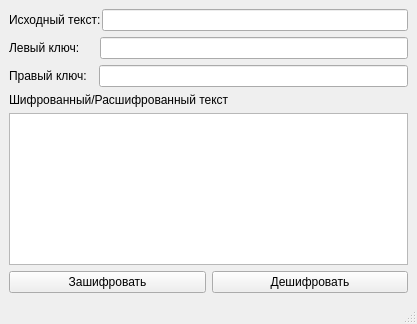
<?xml version="1.0" encoding="UTF-8"?>
<ui version="4.0">
 <class>MainWindow</class>
 <widget class="QMainWindow" name="MainWindow">
  <property name="geometry">
   <rect>
    <x>0</x>
    <y>0</y>
    <width>417</width>
    <height>324</height>
   </rect>
  </property>
  <property name="windowTitle">
   <string>MainWindow</string>
  </property>
  <widget class="QWidget" name="centralwidget">
   <layout class="QVBoxLayout" name="verticalLayout_6">
    <item>
     <layout class="QVBoxLayout" name="verticalLayout_5">
      <item>
       <layout class="QVBoxLayout" name="verticalLayout_4">
        <item>
         <layout class="QVBoxLayout" name="verticalLayout_3">
          <item>
           <layout class="QVBoxLayout" name="verticalLayout">
            <item>
             <layout class="QHBoxLayout" name="horizontalLayout" stretch="0,0">
              <property name="spacing">
               <number>1</number>
              </property>
              <item>
               <widget class="QLabel" name="label_3">
                <property name="text">
                 <string>Исходный текст:</string>
                </property>
               </widget>
              </item>
              <item>
               <widget class="QLineEdit" name="input_text"/>
              </item>
             </layout>
            </item>
            <item>
             <layout class="QHBoxLayout" name="horizontalLayout_2">
              <property name="spacing">
               <number>20</number>
              </property>
              <item>
               <widget class="QLabel" name="label">
                <property name="text">
                 <string>Левый ключ:</string>
                </property>
               </widget>
              </item>
              <item>
               <widget class="QLineEdit" name="keyword_1">
                <property name="sizePolicy">
                 <sizepolicy hsizetype="Expanding" vsizetype="Minimum">
                  <horstretch>0</horstretch>
                  <verstretch>0</verstretch>
                 </sizepolicy>
                </property>
               </widget>
              </item>
             </layout>
            </item>
            <item>
             <layout class="QHBoxLayout" name="horizontalLayout_3">
              <property name="spacing">
               <number>12</number>
              </property>
              <item>
               <widget class="QLabel" name="label_2">
                <property name="text">
                 <string>Правый ключ:</string>
                </property>
               </widget>
              </item>
              <item>
               <widget class="QLineEdit" name="keyword_2"/>
              </item>
             </layout>
            </item>
           </layout>
          </item>
          <item>
           <layout class="QVBoxLayout" name="verticalLayout_2">
            <item>
             <widget class="QLabel" name="label_4">
              <property name="text">
               <string>Шифрованный/Расшифрованный текст</string>
              </property>
             </widget>
            </item>
            <item>
             <widget class="QTextBrowser" name="output_text"/>
            </item>
           </layout>
          </item>
         </layout>
        </item>
        <item>
         <layout class="QHBoxLayout" name="horizontalLayout_4">
          <item>
           <widget class="QPushButton" name="encrypt">
            <property name="text">
             <string>Зашифровать</string>
            </property>
           </widget>
          </item>
          <item>
           <widget class="QPushButton" name="decipher">
            <property name="text">
             <string>Дешифровать</string>
            </property>
           </widget>
          </item>
         </layout>
        </item>
       </layout>
      </item>
     </layout>
    </item>
   </layout>
  </widget>
  <widget class="QMenuBar" name="menubar">
   <property name="geometry">
    <rect>
     <x>0</x>
     <y>0</y>
     <width>417</width>
     <height>22</height>
    </rect>
   </property>
  </widget>
  <widget class="QStatusBar" name="statusbar"/>
 </widget>
 <resources/>
 <connections/>
</ui>
